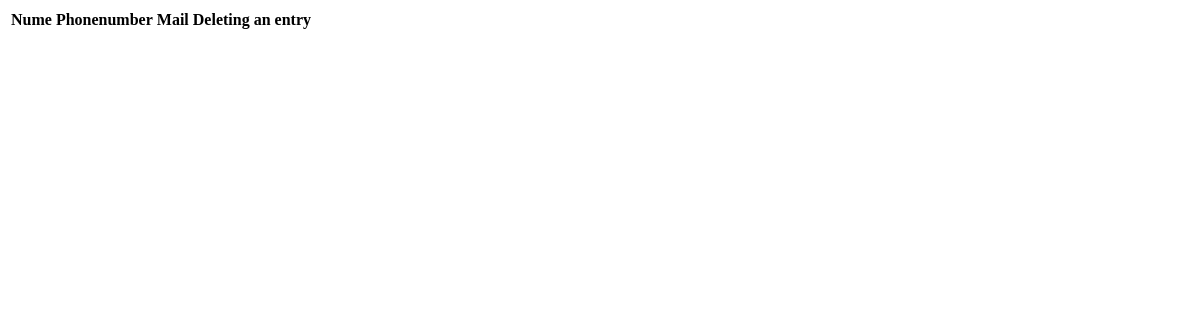
The app's page /main/persons/, older data.
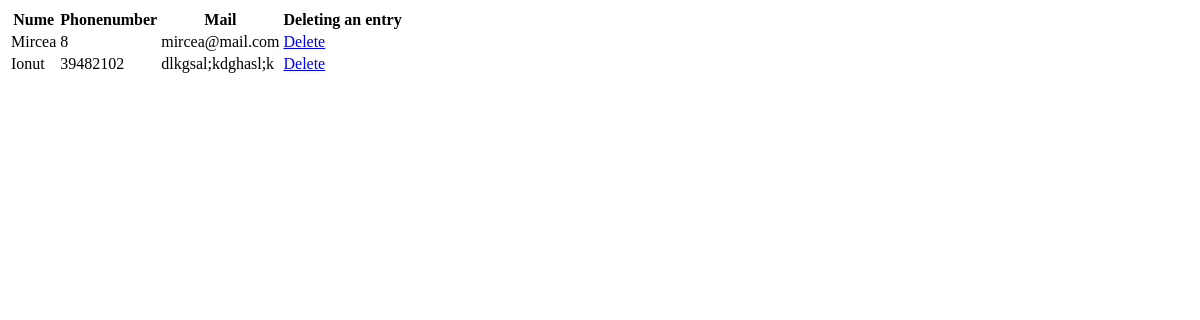
The same page, newer data.
### main/models.py (models this page shows, shortened)
class Person(models.Model):
    id = models.AutoField(primary_key=True)
    nume = models.CharField(max_length=50)
    phonenumber = models.IntegerField()
    mail = models.CharField(max_length=50)
    class Meta:
        db_table = "personmodel"

### main/views.py (the view)
# urls.py: path('persons/', views.persons, name="person"),
def persons(request):
    persons = Person.objects.all()
    return render(request, "main/table.html", {"persons": persons})

### main/templates/main/table.html (shortened to what this page needs)
<!DOCTYPE html>
<html lang="en">
<head>
</head>
<body>
<table>
    <th>Nume</th> <th>Phonenumber</th> <th>Mail</th> <th> Deleting an entry </th>
{% for person in persons %}
    <tr>
        <td> {{person.nume}} </td> <td> {{person.phonenumber}} </td> <td> {{person.mail}} </td>
        <td> <a href="deleteperson/{{person.id}}"> Delete </a></td>
    </tr>
{% endfor %}
</table>
</body>
</html>

Row changes from the older to the newer data that the page shows:
added Person: nume "Mircea", phonenumber "8", mail "mircea@mail.com"
added Person: nume "Ionut", phonenumber "39482102", mail "dlkgsal;kdghasl;k"
